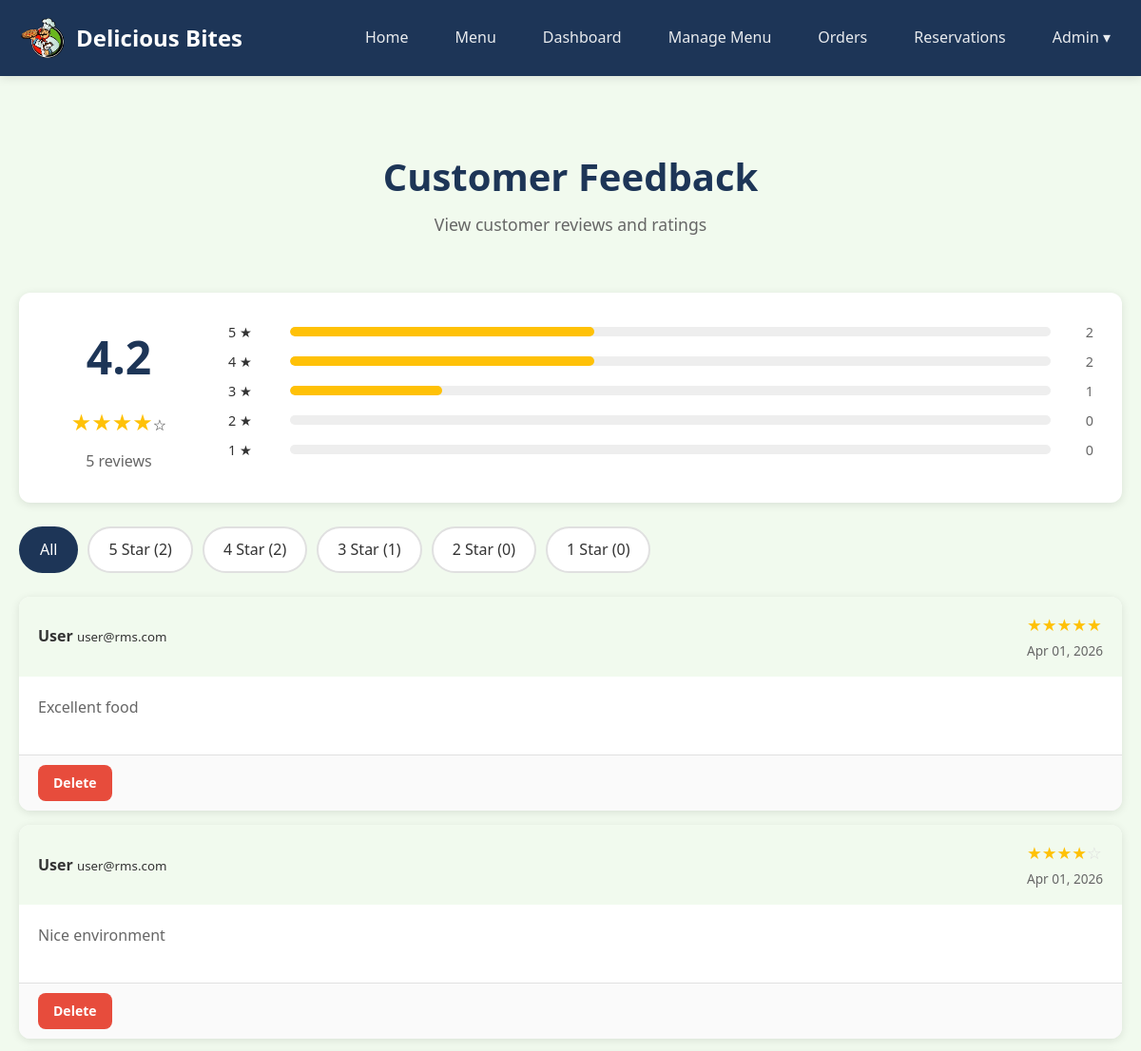
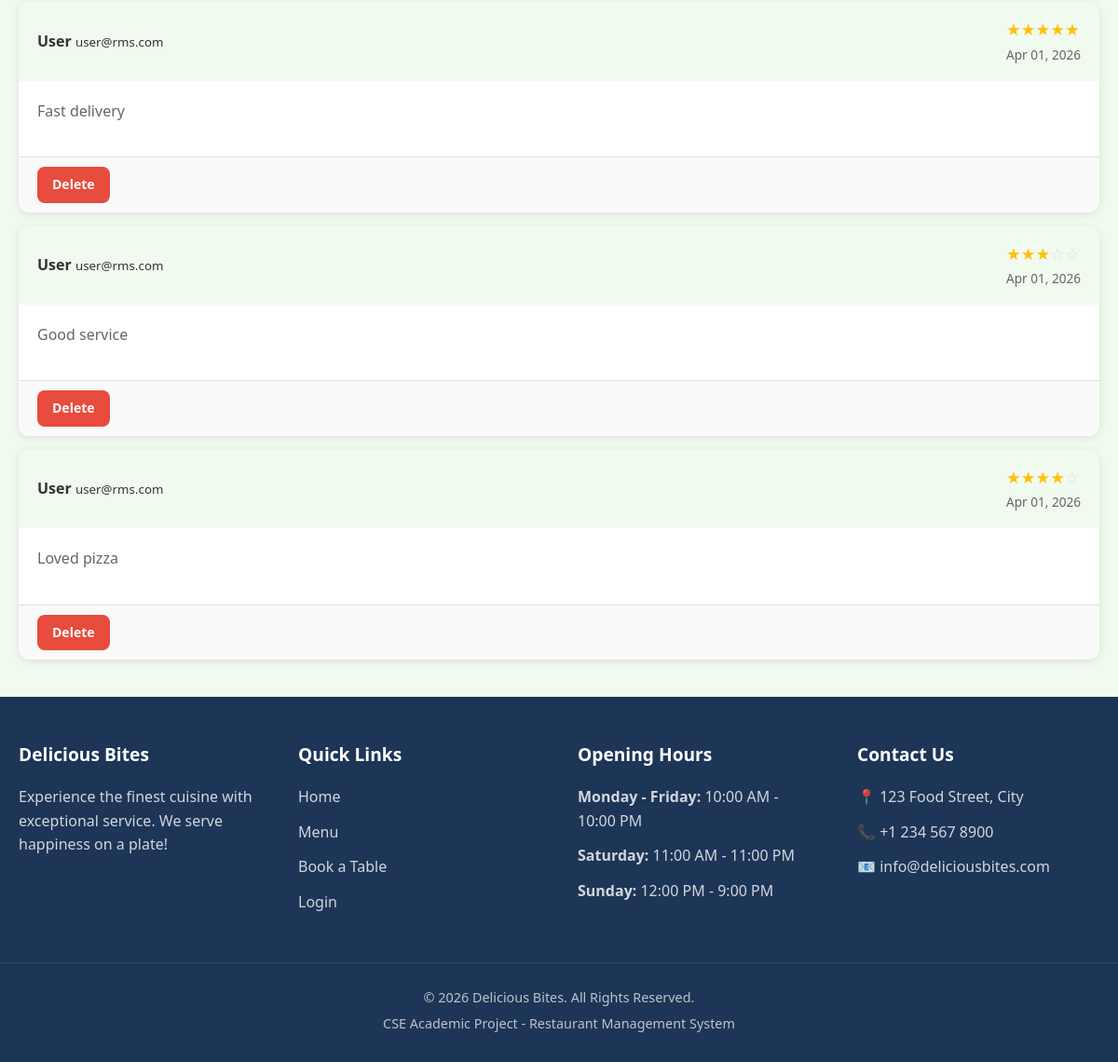
The page /admin/manage_feedback.php (signed in) on the database its author committed (2 pictures, top to bottom).
### tables this page shows
CREATE TABLE feedback (
    feedback_id INT AUTO_INCREMENT PRIMARY KEY,
    user_id INT,
    rating INT CHECK (rating >=1 AND rating <=5),
    message TEXT,
    created_at TIMESTAMP DEFAULT CURRENT_TIMESTAMP,
    FOREIGN KEY (user_id) REFERENCES users(user_id) ON DELETE CASCADE
);

CREATE TABLE users (
    user_id INT AUTO_INCREMENT PRIMARY KEY,
    full_name VARCHAR(100) NOT NULL,
    email VARCHAR(100) UNIQUE NOT NULL,
    phone VARCHAR(15),
    password VARCHAR(255) NOT NULL,
    role ENUM('admin','user') DEFAULT 'user',
    address TEXT,
    created_at TIMESTAMP DEFAULT CURRENT_TIMESTAMP
);

### admin/manage_feedback.php (the view, shortened to what this page needs)
<?php
require_once '../config/db.php';
$rating_filter = isset($_GET['rating']) ? (int)$_GET['rating'] : 0;
$feedback_query = "SELECT f.*, u.full_name, u.email
                   FROM feedback f
                   JOIN users u ON f.user_id = u.user_id";
$feedback_query .= " ORDER BY f.created_at DESC";
$feedback_result = mysqli_query($conn, $feedback_query);
$avg_rating = mysqli_fetch_assoc(mysqli_query($conn, "SELECT COALESCE(AVG(rating), 0) as avg FROM feedback"))['avg'];
$rating_counts = array();
for ($i = 1; $i <= 5; $i++) {
    $rating_counts[$i] = mysqli_fetch_assoc(mysqli_query($conn, "SELECT COUNT(*) as count FROM feedback WHERE rating = $i"))['count'];
}
$total_feedback = array_sum($rating_counts);
?>
<!DOCTYPE html>
<html lang="en">
<head>
    <link rel="stylesheet" href="../assets/css/style.css">
</head>
<body>
    <?php include '../includes/navbar.php'; ?>
    <main class="admin-page">
        <div class="container">
            <div class="page-header">
                <h1>Customer Feedback</h1>
                <p>View customer reviews and ratings</p>
            </div>
            <div class="rating-overview">
                <div class="avg-rating-box">
                    <span class="avg-number"><?php echo number_format($avg_rating, 1); ?></span>
                    <div class="avg-stars">
                        <?php
                        for ($i = 1; $i <= 5; $i++) {
                            if ($i <= round($avg_rating)) {
                                echo '<span class="star filled">&#9733;</span>';
                            } else {
                                echo '<span class="star">&#9734;</span>';
                            }
                        }
                        ?>
                    </div>
                    <span class="total-reviews"><?php echo $total_feedback; ?> reviews</span>
                </div>
                <div class="rating-bars">
                    <?php for ($i = 5; $i >= 1; $i--): ?>
                        <div class="rating-bar-row">
                            <span class="rating-label"><?php echo $i; ?> &#9733;</span>
                            <div class="rating-bar">
                                <div class="rating-bar-fill"
                                     style="width: <?php echo $total_feedback > 0 ? ($rating_counts[$i] / $total_feedback * 100) : 0; ?>%">
                                </div>
                            </div>
                            <span class="rating-count"><?php echo $rating_counts[$i]; ?></span>
                        </div>
                    <?php endfor; ?>
                </div>
            </div>
            <div class="filter-tabs">
                <a href="manage_feedback.php"
                   class="filter-tab <?php echo $rating_filter == 0 ? 'active' : ''; ?>">
                    All
                </a>
                <?php for ($i = 5; $i >= 1; $i--): ?>
                    <a href="manage_feedback.php?rating=<?php echo $i; ?>"
                       class="filter-tab <?php echo $rating_filter == $i ? 'active' : ''; ?>">
                        <?php echo $i; ?> Star (<?php echo $rating_counts[$i]; ?>)
                    </a>
                <?php endfor; ?>
            </div>
            <?php if (mysqli_num_rows($feedback_result) > 0): ?>
                <div class="feedback-admin-list">
                    <?php while ($feedback = mysqli_fetch_assoc($feedback_result)): ?>
                        <div class="feedback-admin-card">
                            <div class="feedback-admin-header">
                                <div class="customer-info">
                                    <strong><?php echo $feedback['full_name']; ?></strong>
                                    <small><?php echo $feedback['email']; ?></small>
                                </div>
                                <div class="feedback-meta">
                                    <div class="feedback-stars">
                                        <?php
                                        for ($i = 1; $i <= 5; $i++) {
                                            if ($i <= $feedback['rating']) {
                                                echo '<span class="star filled">&#9733;</span>';
                                            } else {
                                                echo '<span class="star">&#9734;</span>';
                                            }
                                        }
                                        ?>
                                    </div>
                                    <span class="feedback-date">
                                        <?php echo date('M d, Y', strtotime($feedback['created_at'])); ?>
                                    </span>
                                </div>
                            </div>
                            <div class="feedback-admin-body">
                                <p><?php echo $feedback['message']; ?></p>
                            </div>
                            <div class="feedback-admin-footer">
                                <a href="manage_feedback.php?action=delete&id=<?php echo $feedback['feedback_id']; ?>"
                                   class="btn btn-small btn-danger"
                                   onclick="return confirm('Are you sure you want to delete this feedback?')">
                                    Delete
                                </a>
                            </div>
                        </div>
                    <?php endwhile; ?>
                </div>
            <?php endif; ?>
        </div>
    </main>
    <?php include '../includes/footer.php'; ?>
</body>
</html>

### assets/css/style.css (style rules this page uses)
:root { --primary-color: #e63946; --primary-dark: #c5303c; --secondary-color: #1d3557; --secondary-light: #457b9d; --accent-color: #f1faee; --background-color: #ffffff; --text-color: #333333; --text-light: #666666; --border-color: #e0e0e0; --success-color: #2ecc71; --warning-color: #f39c12; --danger-color: #e74c3c; --shadow: 0 2px 10px rgba(0, 0, 0, 0.1); --shadow-lg: 0 5px 20px rgba(0, 0, 0, 0.15); --radius: 8px; --radius-lg: 12px; }
* { margin: 0; padding: 0; box-sizing: border-box; }
html { scroll-behavior: smooth; }
body { font-family: 'Segoe UI', Tahoma, Geneva, Verdana, sans-serif; font-size: 16px; line-height: 1.6; color: var(--text-color); background-color: var(--background-color); min-height: 100vh; display: flex; flex-direction: column; }
main { flex: 1; }
a { color: var(--primary-color); text-decoration: none; transition: color 0.3s ease; }
h1, h2, h3, h4, h5, h6 { color: var(--secondary-color); margin-bottom: 0.5em; line-height: 1.3; }
h1 { font-size: 2.5rem; }
p { margin-bottom: 1em; color: var(--text-light); }
.container { max-width: 1200px; margin: 0 auto; padding: 0 20px; }
.btn { display: inline-block; padding: 12px 24px; font-size: 1rem; font-weight: 600; text-align: center; border: none; border-radius: var(--radius); cursor: pointer; transition: all 0.3s ease; }
.btn-danger { background-color: var(--danger-color); color: white; }
.btn-small { padding: 8px 16px; font-size: 0.875rem; }
.page-header { text-align: center; padding: 40px 0; }
.page-header h1 { margin-bottom: 10px; }
.page-header p { color: var(--text-light); font-size: 1.1rem; }
.feedback-stars .star { color: #ddd; font-size: 1.1rem; }
.feedback-stars .star.filled { color: #ffc107; }
.feedback-date { color: var(--text-light); font-size: 0.85rem; }
.admin-page { padding: 40px 0; background-color: var(--accent-color); min-height: calc(100vh - 200px); }
.filter-tabs { display: flex; flex-wrap: wrap; gap: 10px; margin-bottom: 25px; }
.filter-tab { padding: 10px 20px; background-color: white; border: 2px solid var(--border-color); border-radius: 25px; color: var(--text-color); font-weight: 500; transition: all 0.3s ease; }
.filter-tab:hover, .filter-tab.active { background-color: var(--secondary-color); border-color: var(--secondary-color); color: white; }
.rating-overview { display: flex; gap: 40px; background-color: white; padding: 30px; border-radius: var(--radius-lg); box-shadow: var(--shadow); margin-bottom: 25px; }
.avg-rating-box { text-align: center; min-width: 150px; }
.avg-number { display: block; font-size: 3rem; font-weight: bold; color: var(--secondary-color); }
.avg-stars { margin: 10px 0; }
.avg-stars .star.filled { color: #ffc107; font-size: 1.5rem; }
.total-reviews { color: var(--text-light); }
.rating-bars { flex: 1; }
.rating-bar-row { display: flex; align-items: center; gap: 15px; margin-bottom: 8px; }
.rating-label { min-width: 50px; font-size: 0.9rem; }
.rating-bar { flex: 1; height: 10px; background-color: #eee; border-radius: 5px; overflow: hidden; }
.rating-bar-fill { height: 100%; background-color: #ffc107; border-radius: 5px; }
.rating-count { min-width: 30px; text-align: right; color: var(--text-light); font-size: 0.9rem; }
.feedback-admin-list { display: flex; flex-direction: column; gap: 15px; }
.feedback-admin-card { background-color: white; border-radius: var(--radius-lg); box-shadow: var(--shadow); overflow: hidden; }
.feedback-admin-header { display: flex; justify-content: space-between; align-items: center; padding: 15px 20px; background-color: var(--accent-color); }
.feedback-admin-body { padding: 20px; }
.feedback-admin-footer { padding: 10px 20px; background-color: #fafafa; border-top: 1px solid var(--border-color); }

### rows shown on the page
feedback: user.full_name "User", user.email "user@rms.com", rating 5 (drawn), created_at "Apr 01, 2026", message "Excellent food"
feedback: user.full_name "User", user.email "user@rms.com", rating 4 (drawn), created_at "Apr 01, 2026", message "Nice environment"
feedback: user.full_name "User", user.email "user@rms.com", rating 5 (drawn), created_at "Apr 01, 2026", message "Fast delivery"
feedback: user.full_name "User", user.email "user@rms.com", rating 3 (drawn), created_at "Apr 01, 2026", message "Good service"
feedback: user.full_name "User", user.email "user@rms.com", rating 4 (drawn), created_at "Apr 01, 2026", message "Loved pizza"

### other values the page prints
$_SESSION['full_name'] "Admin"
$avg_rating "4.2"
$total_feedback "5"
$rating_counts[$i] "2"
$rating_counts[$i] "1"
$rating_counts[$i] "0"
